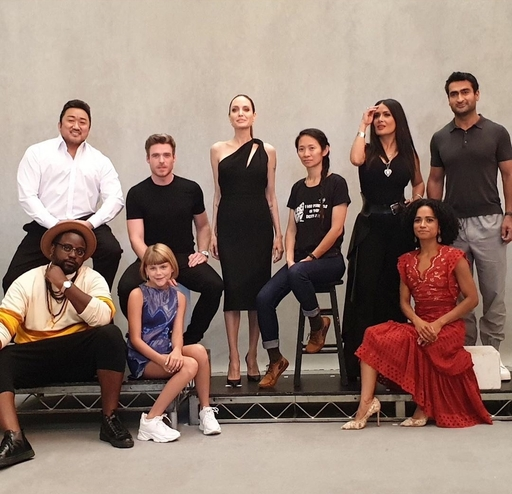
#> input picture HELLO_AI/day01/dons.jpg, 512 x 494 px
$ python mycv09face.py
#> lines starting #> are read from the running program, lines starting #| are printed output that depends on the picture; after the words box and inside, x2 and y2 are one past the last pixel; in counts of white or black regions, pixels touching at a corner belong together
import cv2

# 이미지 파일을 로드합니다.
image = cv2.imread('dons.jpg')
#> image is the input picture: shape (494, 512, 3); mean B, G, R 112.6, 123.1, 144.9

# 이미지를 회색으로 변환합니다. (얼굴 인식은 흑백 이미지에서 수행되므로)
gray = cv2.cvtColor(image, cv2.COLOR_BGR2GRAY) # 2 = to
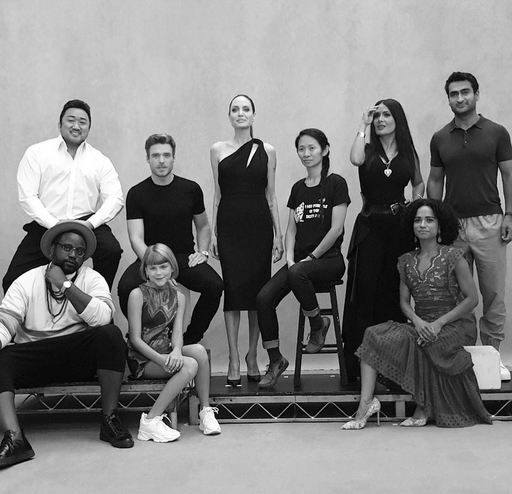
#> gray: shape (494, 512); min 0, max 255, mean 128.4

# 얼굴 인식을 위해 얼굴 검출기를 로드합니다.
face_cascade = cv2.CascadeClassifier(cv2.data.haarcascades + 'haarcascade_frontalface_alt.xml')

# 이미지에서 얼굴을 검출합니다.
faces = face_cascade.detectMultiScale(gray, scaleFactor=1.1, minNeighbors=5, minSize=(30, 30))
#> faces = [[440, 77, 42, 42], [221, 93, 42, 42], [58, 106, 37, 37], [141, 139, 42, 42], [406, 206, 36, 36], [53, 233, 39, 39]]

# 검출된 얼굴 주위에 사각형을 그립니다.
for (x, y, w, h) in faces:
    cv2.rectangle(image, (x, y), (x+w, y+h), (0, 255, 0), 2)
#> this loop made 6 passes
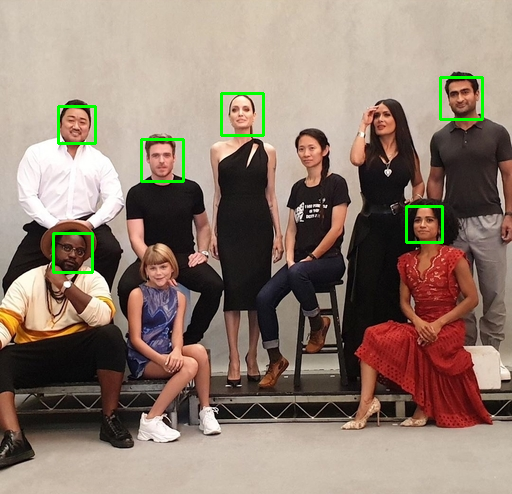
#> image: shape (494, 512, 3); 1.12% of pixels changed, all inside (x1, y1, x2, y2) = (52, 76, 484, 274)

# 결과 이미지를 화면에 출력합니다.
cv2.imshow('Face Detection', image)
cv2.waitKey(0)
cv2.destroyAllWindows()

$ run again, with HELLO_AI/day01/0.jpg copied over HELLO_AI/day01/dons.jpg
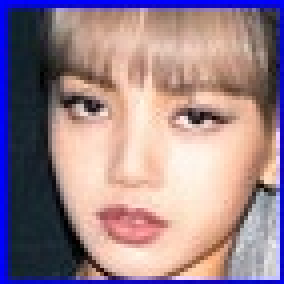
#> input picture HELLO_AI/day01/0.jpg, 71 x 71 px (shown 4 times larger)
#> image is the input picture: shape (71, 71, 3); mean B, G, R 139.9, 130.3, 154.6
#> `gray = cv2.cvtColor(image, cv2.COLOR_BGR2GRAY)`:
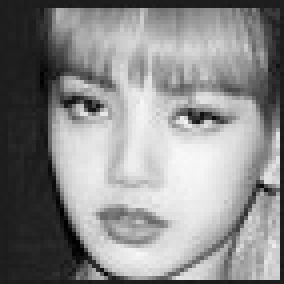
#> gray: shape (71, 71) (shown 4 times larger); min 0, max 249, mean 138.7
#> faces = [[5, 6, 61, 61]]
#> the loop `for (x, y, w, h) in faces:` made 1 pass
#> after the loop `for (x, y, w, h) in faces:`:
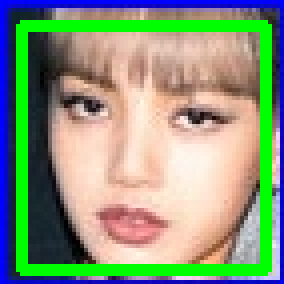
#> image: shape (71, 71, 3) (shown 4 times larger); 14.44% of pixels changed, all inside (x1, y1, x2, y2) = (4, 5, 68, 69)

$ run again, with HELLO_AI/day01/1.jpg copied over HELLO_AI/day01/dons.jpg
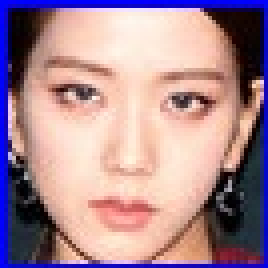
#> input picture HELLO_AI/day01/1.jpg, 67 x 67 px (shown 4 times larger)
#> image is the input picture: shape (67, 67, 3); mean B, G, R 146.5, 136.6, 169
#> `gray = cv2.cvtColor(image, cv2.COLOR_BGR2GRAY)`:
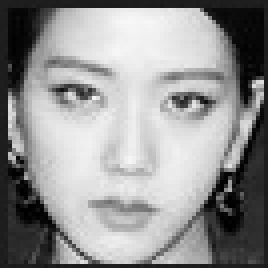
#> gray: shape (67, 67) (shown 4 times larger); min 0, max 248, mean 147.4
#> faces = [[5, 4, 55, 55]]
#> the loop `for (x, y, w, h) in faces:` made 1 pass
#> after the loop `for (x, y, w, h) in faces:`:
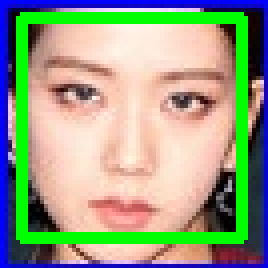
#> image: shape (67, 67, 3) (shown 4 times larger); 14.61% of pixels changed, all inside (x1, y1, x2, y2) = (4, 3, 62, 61)

$ run again, with HELLO_AI/day01/bp.jpg copied over HELLO_AI/day01/dons.jpg
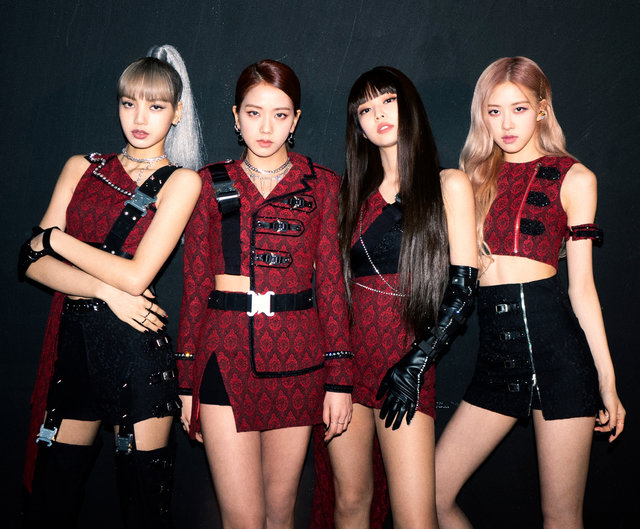
#> input picture HELLO_AI/day01/bp.jpg, 640 x 529 px
#> image is the input picture: shape (529, 640, 3); mean B, G, R 57, 57.4, 78.1
#> `gray = cv2.cvtColor(image, cv2.COLOR_BGR2GRAY)`:
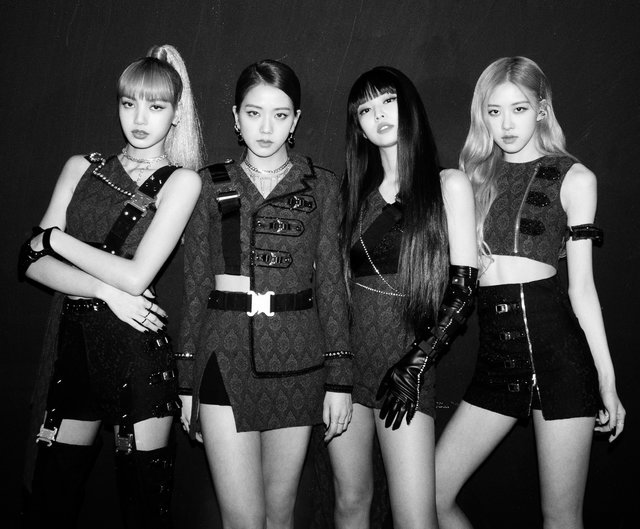
#> gray: shape (529, 640); min 0, max 255, mean 63.5
#> faces = [[478, 88, 61, 61], [234, 88, 67, 67], [104, 77, 76, 76]]
#> the loop `for (x, y, w, h) in faces:` made 3 passes
#> after the loop `for (x, y, w, h) in faces:`:
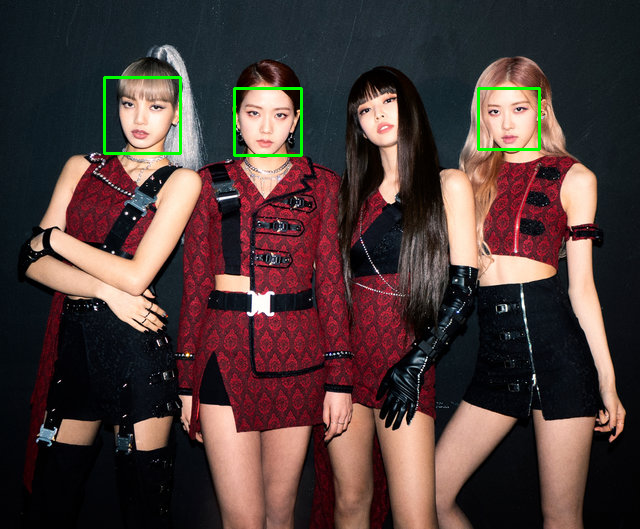
#> image: shape (529, 640, 3); 0.72% of pixels changed, all inside (x1, y1, x2, y2) = (103, 76, 541, 157)
